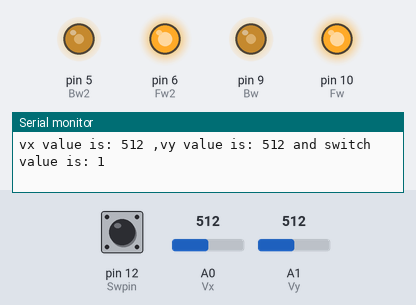
This sketch was run on a simulated Arduino Uno, built with avr-gcc and run on an emulated ATmega328P. On the bench: output pins drawn as LEDs (lit = HIGH), the last lines printed to the serial monitor. Inputs (shaded band) come from the test bench; at power-on: pin 12 (Swpin) HIGH, A0 (Vx) = 512, A1 (Vy) = 512.

Above: at 1.2 s.
1.3 s: pin 12 (Swpin) pulled LOW for 0.3 s
At 1.59 s:
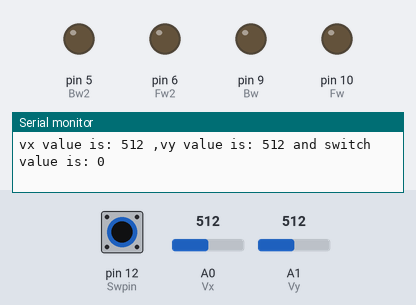
3.1 s: A0 (Vx) set to 716
At 3.8 s:
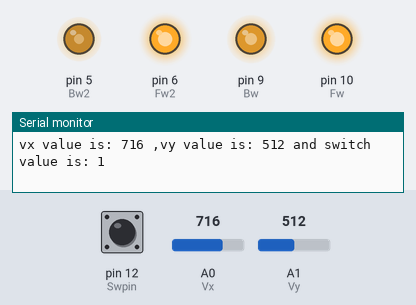
4.6 s: A1 (Vy) set to 716
At 5.2 s:
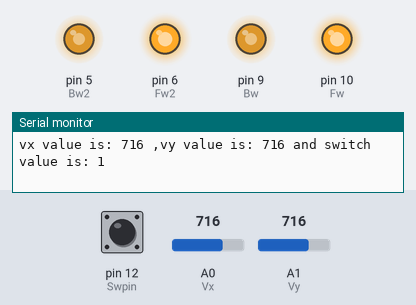
6.1 s: A0 (Vx) set to 900
At 6.6 s:
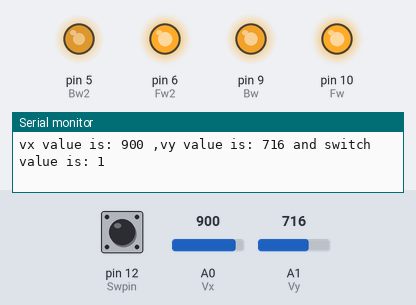
7.7 s: A1 (Vy) set to 900
At 8.0 s:
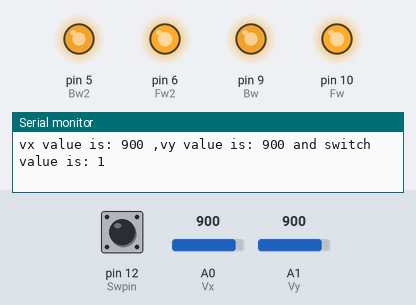
9.2 s: A0 (Vx) set to 511
At 10.5 s:
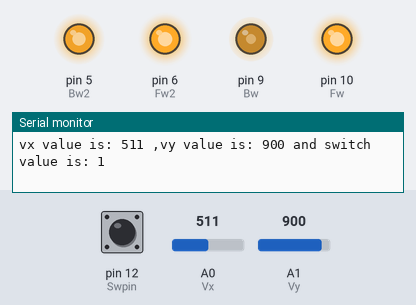
Timing chart, 0 to 11.7 s (numbered marks = the images above; inputs shaded):
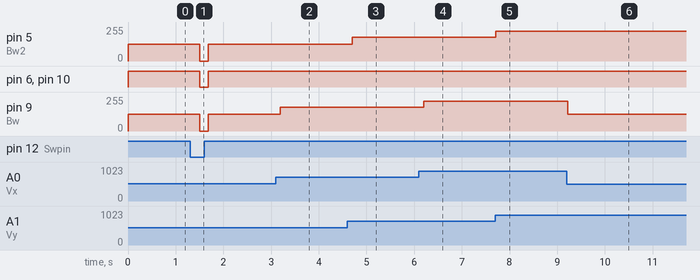

Measured:
- after the input at 1.3 s, pin 5 (Bw2), pin 9 (Bw): 127/255 → 0/255 after 0.21 s, → 127/255 0.18 s later; pin 6 (Fw2), pin 10 (Fw): HIGH → LOW after 0.21 s, → HIGH 0.18 s later
- after the input at 3.1 s, pin 9 (Bw): 127/255 → 178/255 after 0.09 s
- after the input at 4.6 s, pin 5 (Bw2): 127/255 → 178/255 after 0.10 s
- after the input at 6.1 s, pin 9 (Bw): 178/255 → 224/255 after 0.10 s
- after the input at 7.7 s, pin 5 (Bw2): 178/255 → 224/255 at once
- after the input at 9.2 s, pin 9 (Bw): 224/255 → 127/255 at once

The sketch:

Control2DCMotorsWithJoyStick.ino
```cpp
int Vy=A1;
int Vx=A0;
int Wvy;
int Wvx;
int Fw=10;
int Bw=9;
int Fw2=6;
int Bw2=5;
int Swpin=12;
float Mspeed;
float Mspeed2;
int joyvalx;
int joyvaly;
int Swval;
int wait =250;

void setup() {
Serial.begin(9600);
pinMode(Swpin,INPUT);
pinMode(Vx,INPUT);
pinMode(Vy,INPUT);
pinMode(Fw,OUTPUT);
pinMode(Bw,OUTPUT);
pinMode(Fw2,OUTPUT);
pinMode(Bw2,OUTPUT);
digitalWrite(Swpin,HIGH);

}

void loop() {
joyvalx=analogRead(Vx);
Mspeed=255./1023 * joyvalx;

joyvaly=analogRead(Vy);
Mspeed2=255./1023 * joyvaly;

Swval= digitalRead(Swpin);
Serial.print("vx value is: ");
Serial.print(joyvalx);
Serial.print(" ,vy value is: ");
Serial.print(joyvaly);
Serial.print(" and switch value is: ");
Serial.println(Swval);


 if (Swval==1){
  digitalWrite(Fw,HIGH);
  analogWrite(Bw,Mspeed);
  digitalWrite(Fw2,HIGH);
  analogWrite(Bw2,Mspeed2);
delay(wait);
 }


 if (Swval==0){
  digitalWrite(Fw,LOW);
  digitalWrite(Fw2,LOW);
  digitalWrite(Bw,LOW);
  digitalWrite(Bw2,LOW);

 }


}
```
